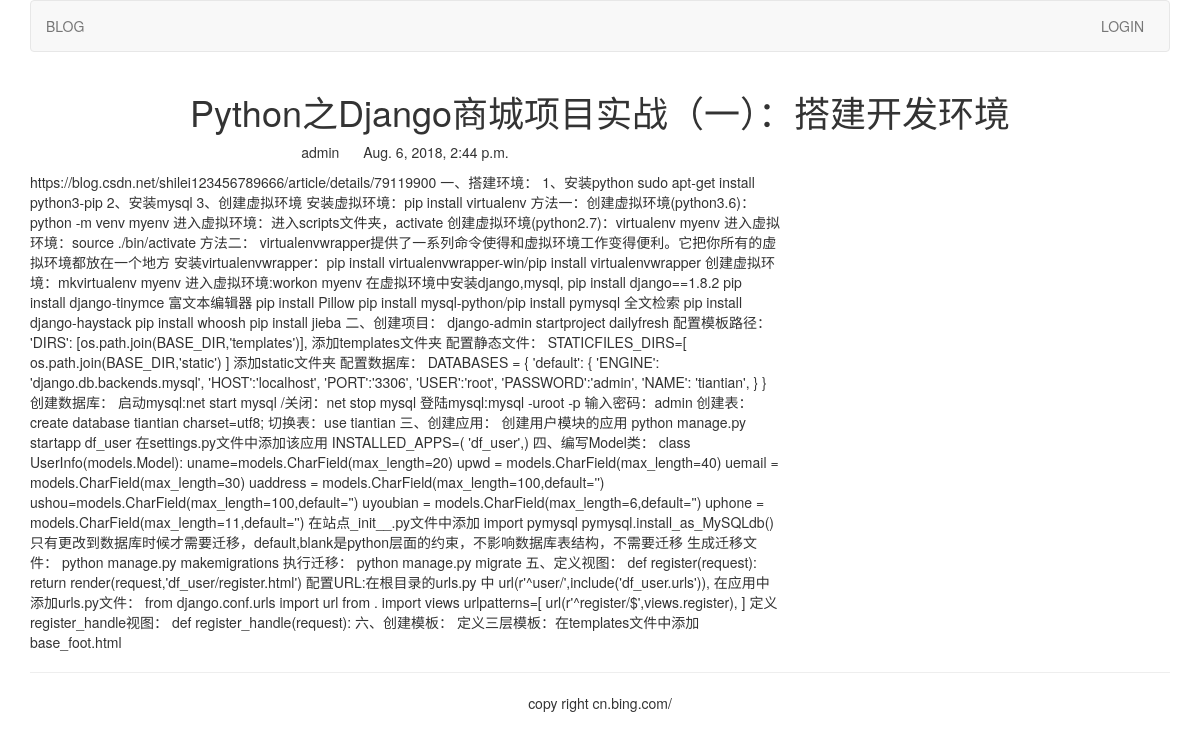
The app's page /blog/2/ with its own data.
### blog/models.py (models this page shows, shortened)
class BlogArticles(models.Model):
	title = models.CharField(max_length=300)
	author = models.ForeignKey(User, related_name="blog_posts")
	body = models.TextField()
	publish = models.DateTimeField(default=timezone.now)
	class Meta:
		ordering = ("-publish",)

### blog/views.py (the view)
# urls.py: url(r'^(?P<article_id>\d)/$',views.blog_article,name="blog_detail"),
def blog_article(request, article_id):
	article = get_object_or_404(BlogArticles,id=article_id)
	pub = article.publish
	return render(request,"blog/content.html",{"article":article,"publish":pub})

### templates/blog/content.html (shortened to what this page needs)
{% extends "base.html" %}
{% block content %}
<div class="row text-center vertical-middle-sm">
	<h1>{{ article.title }}</h1>
</div>
<div class="row">
	<div class="col-xs-12 col-md-8">
		<p class="text-center"><span>{{ article.author.username }}</span>
		<span style="margin-left:20px">{{ publish }}</span></p>
	<div>{{ article.body }}</div>
	</div>
</div>
{% endblock %}

### records on screen
BlogArticles: title "Python之Django商城项目实战（一）：搭建开发环境", author.username "admin", publish "Aug. 6, 2018, 2:44 p.m.", body "https://blog.csdn.net/shilei123456789666/article/details/79119900 一、搭建环境： 1、安装python sudo apt-get install python3-pip 2、安装mysql 3、创建虚拟环境 安装虚拟环境：pip install virtualenv 方法一：创建虚拟环境(python3.6)：python -m venv myenv 进入虚拟环境：进入scripts文件夹，activate 创建虚拟环境(python2.7)：virtualenv myenv 进入虚拟环境：source ./bin/activate 方法二： virtualenvwrapper提供了一系列命令使得和虚拟环境工作变得便利。它把你所有的虚拟环境都放在一个地方 安装virtualenvwrapper：pip install virtualenvwrapper-win/pip install virtualenvwrapper 创建虚拟环境：mkvirtualenv myenv 进入虚拟环境:workon myenv 在虚拟环境中安装django,mysql, pip install django==1.8.2 pip install django-tinymce 富文本编辑器 pip install Pillow pip install mysql-python/pip install pymysql 全文检索 pip install django-haystack pip install whoosh pip…"
